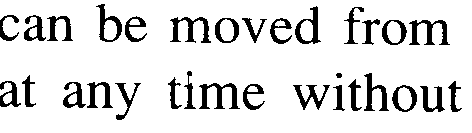
//> input picture visao-computacional/aula01/data/letras.bmp, 472 x 133 px
$ ./ex2   (built with g++ and OpenCV 4)
//> lines starting //> are read from the running program, lines starting //| are printed output that depends on the picture; after the words box and inside, x2 and y2 are one past the last pixel; in counts of white or black regions, pixels touching at a corner belong together
#include <opencv2/opencv.hpp>
#include <queue>
#include <string>
using namespace std;
using namespace cv;

class Pixel {
  public:
  int row, col, rows, cols;
  Pixel(int r, int c, int rs, int cs) {
    row = r;
    col = c;
    rows = rs;
    cols = cs;
  }
  bool isValid() {
    return row >= 0 && col >= 0 && col < cols && row < rows;
  }
};

void processBlob(int row, int col, Mat_<uchar> img) {
  queue<Pixel> q;
  q.push(Pixel(row, col, img.cols, img.rows));

  while(!q.empty()) {
    Pixel p = q.front();
    q.pop();

    if (img(p.row, p.col) == 0) {
      img(p.row, p.col) = 128;

      Pixel pl = Pixel(p.row-1, p.col, img.rows, img.cols);
      if (pl.isValid() && img(pl.row, pl.col) == 0) {
        q.push(pl);
      }

      Pixel pr = Pixel(p.row+1, p.col, img.rows, img.cols);
      if (pr.isValid() && img(pr.row, pr.col) == 0) {
        q.push(pr);
      }

      Pixel pu = Pixel(p.row, p.col-1, img.rows, img.cols);
      if (pu.isValid() && img(pu.row, pu.col) == 0) {
        q.push(pu);
      }

      Pixel pb = Pixel(p.row, p.col+1, img.rows, img.cols);
      if (pb.isValid() && img(pb.row, pb.col) == 0) {
        q.push(pb);
      }
    }
  }
}

int countBlobs(string imageName, bool plotSteps = false) {
//> called with imageName = "letras.bmp", plotSteps = true
  Mat_<uchar> img = imread("data/" + imageName, 0);
//> img: 133 rows x 472 cols, CV_8UC1; 87.5% white; 31 black regions, largest, box (x1, y1, x2, y2) and area: (199, 83, 240, 109) 457, (409, 20, 450, 45) 441, (170, 17, 211, 43) 439
  int numBlobs = 0;
  for (int row = 0; row < img.rows; row++) {
    for (int col = 0; col < img.cols; col++) {
      if (img(row, col) == 0) {
        numBlobs++;
        processBlob(row, col, img);
        if (plotSteps) {
          string fname = "outputs/" + imageName + "_" + to_string(numBlobs) + ".jpg";
          imwrite(fname, img);
        }
      }
    }
  }
//> this loop made 133 passes
//> numBlobs on passes 1 to 12: 0, 0, 0, 0, 1, 1, 2, 3, 3, 3, 3, 3
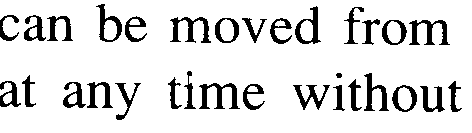
//> img: 133 rows x 472 cols, CV_8UC1; values 128 (black) and 255 (white), 87.5% white; 31 black regions, largest, box (x1, y1, x2, y2) and area: (199, 83, 240, 109) 457, (409, 20, 450, 45) 441, (170, 17, 211, 43) 439
//> after the loop, numBlobs = 31
  return numBlobs;
}


int main() {
  bool plotSteps = true;
  cout << "Imagem: Letras - " << countBlobs("letras.bmp", plotSteps) << " blobs" << endl;
//| Imagem: Letras - 31 blobs
  cout << "Imagem: c2 - " << countBlobs("c2.bmp", plotSteps) << " blobs" << endl;
//> call 2 of countBlobs, with imageName = "c2.bmp", plotSteps = true
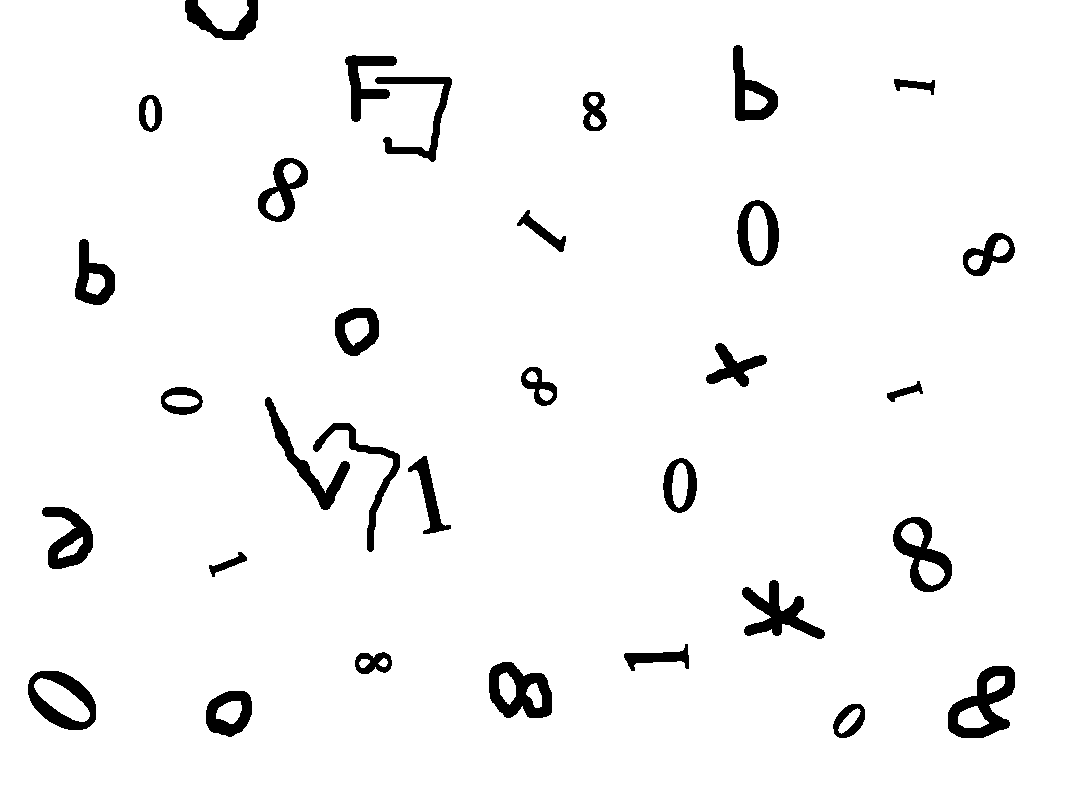
//> input picture visao-computacional/aula01/data/c2.bmp, 1069 x 785 px
//> in countBlobs (call 2), `Mat_<uchar> img = imread("data/" + imageName, 0);`: img: 785 rows x 1069 cols, CV_8UC1; 95.7% white; 32 black regions, largest, box (x1, y1, x2, y2) and area: (948, 666, 1015, 738) 2277, (489, 662, 552, 718) 2051, (742, 580, 825, 639) 1920
//> the loop in countBlobs (call 2), `for (int row = 0; row < img.rows; row++)` made 785 passes
//> after the loop in countBlobs (call 2), `for (int row = 0; row < img.rows; row++)`:
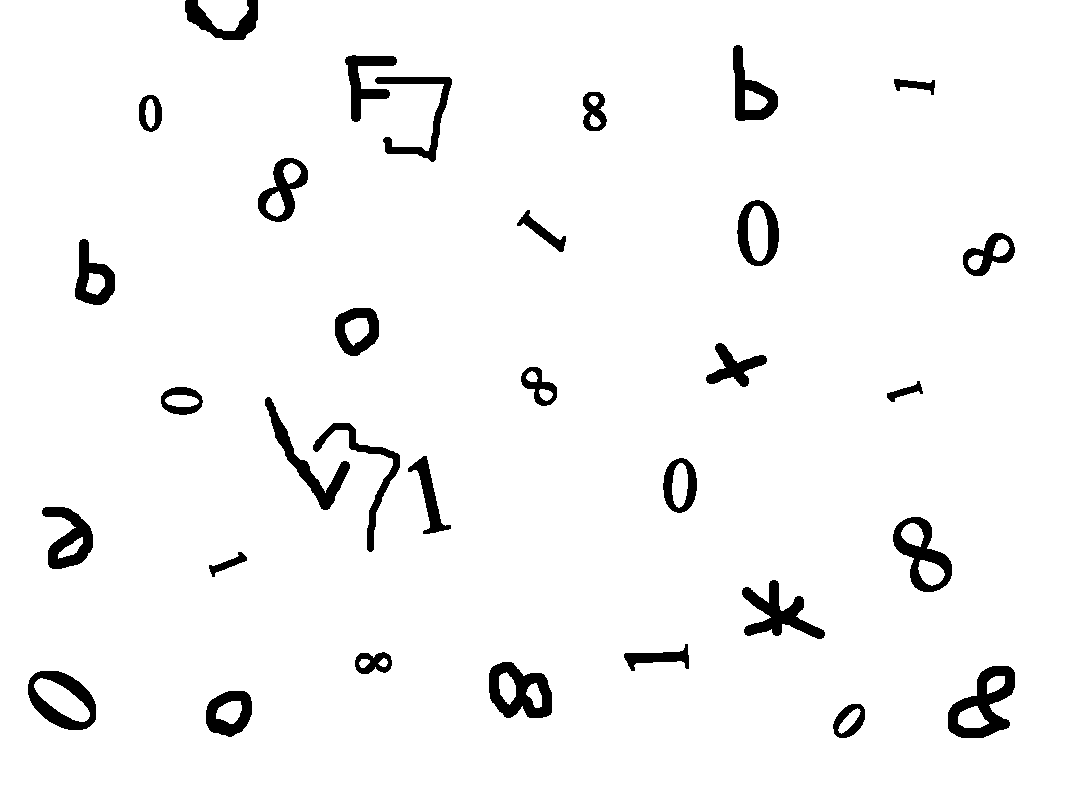
//> img: 785 rows x 1069 cols, CV_8UC1; values 128 (black) and 255 (white), 95.7% white; 32 black regions, largest, box (x1, y1, x2, y2) and area: (948, 666, 1015, 738) 2277, (489, 662, 552, 718) 2051, (742, 580, 825, 639) 1920
//> after the loop in countBlobs (call 2), `for (int row = 0; row < img.rows; row++)`: numBlobs = 32
//| Imagem: c2 - 32 blobs
  cout << "Imagem: c3 - " << countBlobs("c3.bmp", plotSteps) << " blobs" << endl;
//> call 3 of countBlobs, with imageName = "c3.bmp", plotSteps = true
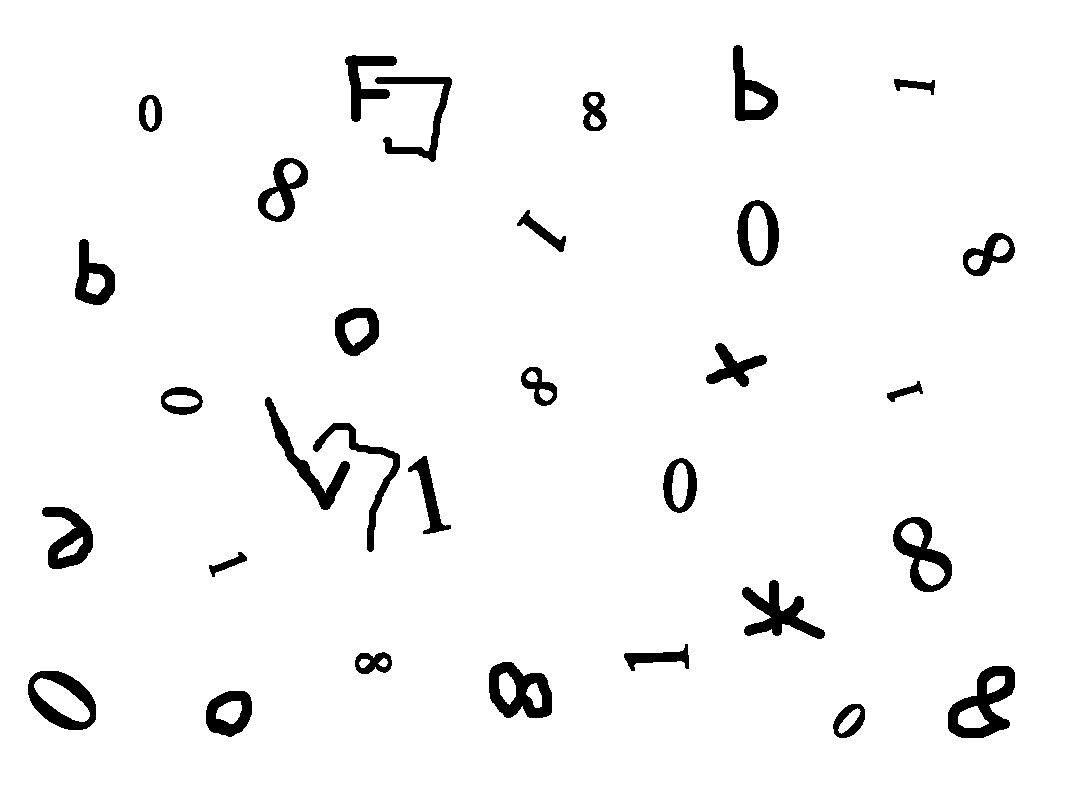
//> input picture visao-computacional/aula01/data/c3.bmp, 1069 x 785 px
//> the loop in countBlobs (call 3), `for (int row = 0; row < img.rows; row++)` made 785 passes
//> after the loop in countBlobs (call 3), `for (int row = 0; row < img.rows; row++)`:
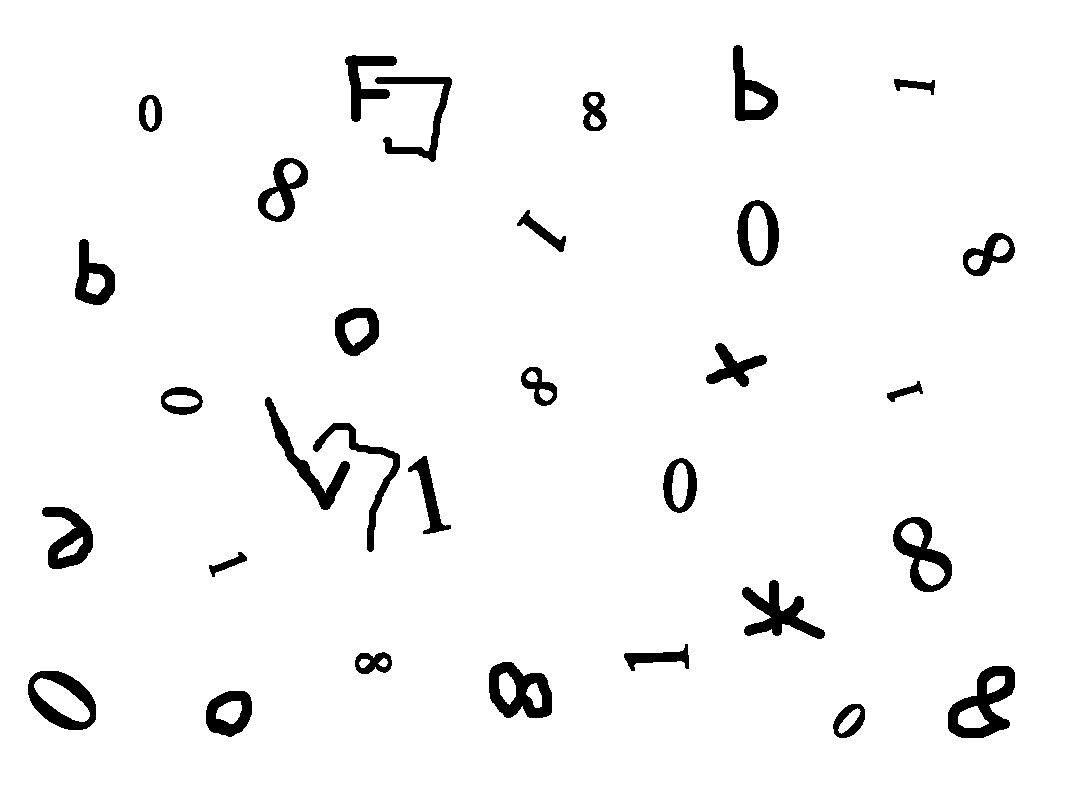
//> img: 785 rows x 1069 cols, CV_8UC1; values 128 (black) and 255 (white), 95.9% white; 31 black regions, largest, box (x1, y1, x2, y2) and area: (948, 666, 1015, 738) 2277, (489, 662, 552, 718) 2051, (742, 580, 825, 639) 1920
//> after the loop in countBlobs (call 3), `for (int row = 0; row < img.rows; row++)`: numBlobs = 31
//| Imagem: c3 - 31 blobs
}
